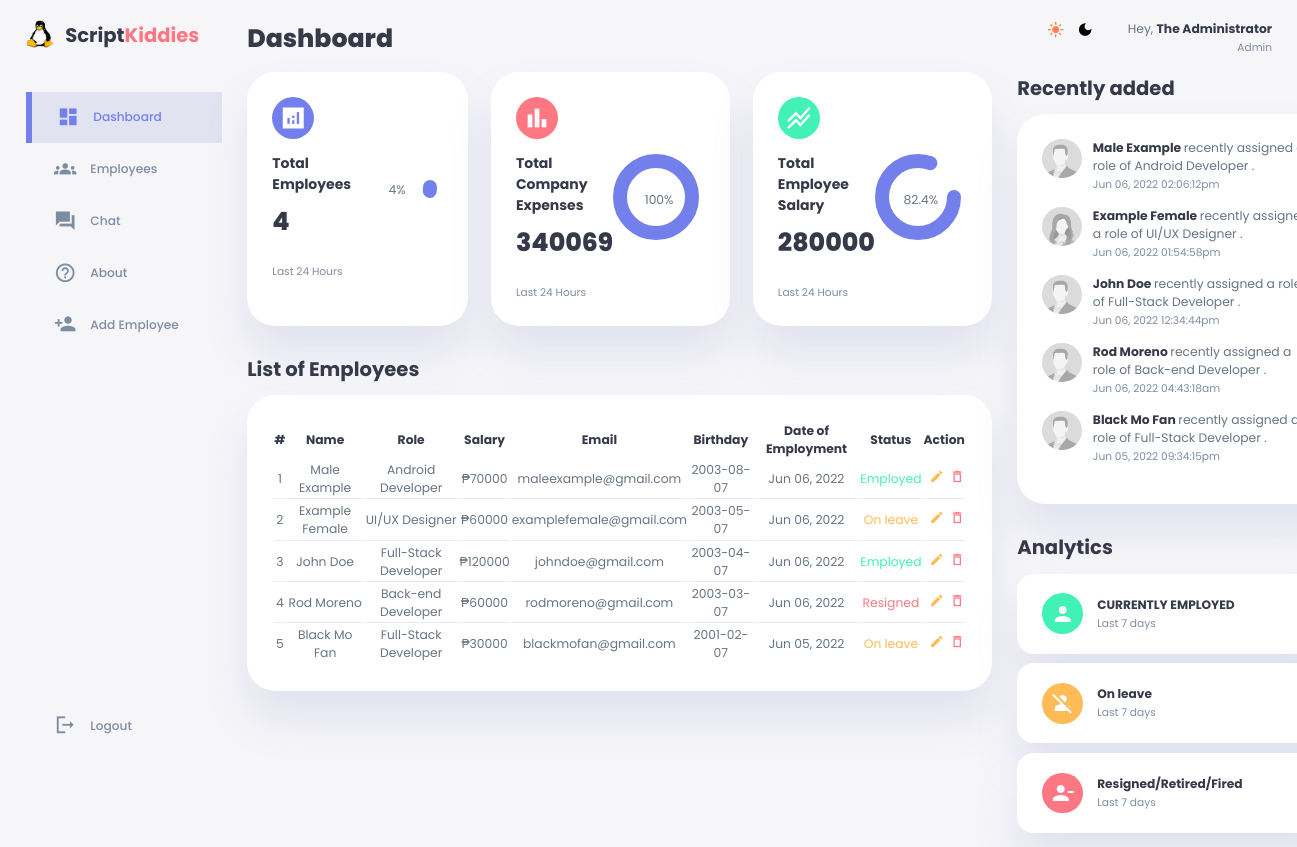
The page / (signed in) on the database its author committed.
### tables this page shows
CREATE TABLE `users` (
  `id` bigint(20) NOT NULL,
  `user_id` bigint(20) NOT NULL,
  `full_name` varchar(100) NOT NULL,
  `gender` varchar(50) NOT NULL,
  `user_name` varchar(100) NOT NULL,
  `birthday` varchar(50) NOT NULL,
  `role` varchar(100) NOT NULL,
  `email` varchar(100) NOT NULL,
  `password` varchar(100) NOT NULL,
  `date` datetime NOT NULL,
  `update_date` timestamp NOT NULL DEFAULT current_timestamp() ON UPDATE current_timestamp(),
  `employment_status` varchar(100) NOT NULL,
  `salary` float NOT NULL
);

### index.php (the view, shortened to what this page needs)
<?php
    include_once './utilities/header.php';
    $result = mysqli_query($conn, "SELECT * FROM users ORDER BY date DESC;");
    $rowCount = mysqli_num_rows($result);
    $employmentStatus = mysqli_query($conn, "SELECT employment_status FROM users;");
    $employed = 0;
    $onleave = 0;
    $resigned = 0;
    while($ESColumn = mysqli_fetch_array($employmentStatus)){
        if($ESColumn["employment_status"] === "Employed"){
            $employed++;
        } else if($ESColumn["employment_status"] === "On leave"){
            $onleave++;
        } else if($ESColumn["employment_status"] === "Resigned"){
            $resigned++;
        } else {
            continue;
        }
    }
    $employeesData = mysqli_query($conn, "SELECT * FROM users;");
    while($employee = mysqli_fetch_array($employeesData)){
        if($employee["employment_status"] !== "Resigned") {
            $salaryTotal += $employee["salary"];
        } else {
            $resignedSalary += $employee["salary"];
        }
    }
?>
            <h1>Dashboard</h1>
            <section class="insights">
                <div class="sales">
                    <span class="material-icons-sharp">
                    </span>
                    <div class="middle">
                        <div class="left">
                            <h3>Total Employees</h3>
                            <h1>
                                <?php
                                        echo $rowCount - ($resigned + 1);
                                ?>
                            </h1>
                        </div>
                        <div class="progress">
                            <svg>
                                <circle cx='38' cy='38' r='36' style="--clr:<?php echo (400 - ($rowCount - ($resigned + 1))) ?>;"></circle>
                            </svg>
                            <div class="number">
                                <p>
                                    <?php
                                            echo ($rowCount - ($resigned + 1)) . '%';
                                    ?>
                                </p>
                            </div>
                        </div>
                    </div>
                    <small class="text-muted">
                        Last 24 Hours
                    </small>
                </div>
                <div class="expenses">
                    <span class="material-icons-sharp">
                    </span>
                    <div class="middle">
                        <div class="left">
                            <h3>Total Company Expenses</h3>
                            <h1>
                                <?php
                                    echo $salaryTotal + $resignedSalary + 69;
                                ?>
                            </h1>
                        </div>
                        <div class="progress">
                            <svg>
                                <circle cx='38' cy='38' r='36'></circle>
                            </svg>
                            <div class="number">
                                <p>
                                    <?php
                                            echo '100%';
                                    ?>
                                </p>
                            </div>
                        </div>
                    </div>
                    <small class="text-muted">
                        Last 24 Hours
                    </small>
                </div>
                <div class="income">
                    <span class="material-icons-sharp">
                    </span>
                    <div class="middle">
                        <div class="left">
                            <h3>Total Employee Salary</h3>
                            <h1>
                                <?php
                                        echo $salaryTotal;
                                ?>
                            </h1>
                        </div>
                        <div class="progress">
                            <svg>
                                <circle cx='38' cy='38' r='36' style="--clr:<?php echo (100 - round((100 - (($resignedSalary / ($salaryTotal + $resignedSalary)) * 100)))) ?>;"></circle>
                            </svg>
                            <div class="number">
                                <p>
                                    <?php
                                        echo round((100 - (($resignedSalary / ($salaryTotal + $resignedSalary)) * 100)), 1)  . '%';
                                    ?>
                                </p>
                            </div>
                        </div>
                    </div>
                    <small class="text-muted">
                        Last 24 Hours
                    </small>
                </div>
            </section>
            <section class="recent-added">
                <h2>List of Employees</h2>
                <?php
                    if(mysqli_num_rows($result) > 0) {
                ?>
                <table>
                    <thead>
                        <tr>
                            <th>#</th>
                            <th>Name</th>
                            <th>Role</th>
                            <th>Salary</th>
                            <th>Email</th>
                            <th>Birthday</th>
                            <th>Date of Employment</th>
                            <th>Status</th>
                            <?php
                                if($_SESSION["username"] === "Admin") {
                                    echo '<th>Action</th>';
                                }
                            ?>
                        </tr>
                    </thead>
                    <tbody>
                        <?php
                            $i=0;
                            while($row = mysqli_fetch_array($result)) {
                                if($row['user_name'] === "Admin"){
                                    continue;
                                }
                        ?>
                            <tr>
                                <td><?php echo $i + 1; ?></td>
                                <td><?php echo $row['full_name']; ?></td>
                                <td><?php echo $row['role']; ?></td>
                                <td><?php
                                    if($_SESSION["username"] == "Admin") {
                                        echo '₱' . $row['salary'];
                                    } else {
                                        if($_SESSION["userid"] == $row["user_id"]) {
                                            echo '₱' . $row['salary'];
                                        } else {
                                            echo '?';
                                        }
                                    }
                                    ?></td>
                                <td><?php echo $row['email']; ?></td>
                                <td><?php echo $row['birthday']; ?></td>
                                <td><?php echo date('M d, Y', strtotime($row['date'])); ?></td>
                                <td class="<?php
                                            if($row["employment_status"] === "Employed") {
                                                echo "success";
                                            } else if($row["employment_status"] === "On leave") {
                                                echo "warning";
                                            } else if($row["employment_status"] === "Resigned") {
                                                echo "danger";
                                            }
                                            ?>"><?php echo $row['employment_status']; ?></td>
                                <?php
                                    if($_SESSION["username"] === "Admin") {
                                    echo '<td id="actions">';
                                    echo '    <a href="./includes/edit-user.inc.php?user_id=';
                                                 echo $row["user_id"];
                                    echo '            "><span class="material-icons-sharp" id="edit-icon">edit</span></a>';
                                    echo '    <form action="./includes/delete-user.inc.php" method="POST">';
                                    echo '            <button id="delete-button" type="submit" name="delete_student" value="';
                                                    echo $row["user_id"];
                                    echo '                ">';
                                    echo '                <span class="material-icons-sharp" id="delete-icon">delete_outline</span>';
                                    echo '            </button>';
                                    echo '    </form>';
                                    echo '</td>';
                                    }
                                ?>
                            </tr>
                        <?php
                            $i++;
                            }
                        ?>
                    </tbody>
                </table>
                <?php
                    }
                    else {
                        echo "No result found";
                    }
                ?>
            </section>
<?php
    include_once './utilities/footer.php';
?>

### utilities/footer.php (shortened to what this page needs)
        </main>
        <section class="right">
            <div class="top">
                <div id="theme-toggler">
                    <span class="material-icons-sharp" id="sun">
                    </span>
                    <span class="material-icons-sharp" id="moon">
                    </span>
                </div>
        <?php
        if(isset($_SESSION["userid"])) {
            echo '<div class="profile">';
            echo '        <div class="info">';
            echo '            <p>Hey, <b>';
                                    echo $_SESSION["fullname"];
            echo '                </b></p>';
            echo '            <small class="text-muted">';
                    if($_SESSION["username"] === "Admin"){
                        echo "Admin";
                    }
                    else{
                        echo "Employee";
                    }
            echo '            </small>';
            echo '        </div>';
            echo '    </div>';
        ?>
            </div>
        <?php
            echo '        <div class="recent-updates">';
            echo '            <h2>Recently added</h2>';
                            $result = mysqli_query($conn, "SELECT * FROM users ORDER BY date DESC;");
                            if(mysqli_num_rows($result) > 0) {
            echo '          <div class="updates">';
                                while($row = mysqli_fetch_array($result)) {
                                    if($row['user_name'] === "Admin"){
                                        continue;
                                    }
            echo '                    <div class="update">';
            echo '                        <div class="profile-photo">';
            echo '                            <img src="./assets/images/';
                                            if($row["gender"] === "Male") {
                                                echo "Male";
                                            } else {
                                                echo "Female";
                                            }
            echo '.jpg">';
            echo '                        </div>';
            echo '                        <div class="message">';
            echo '                            <p><b>';
                                            echo $row["full_name"];
            echo '                            </b> recently assigned a role of ';
                                                echo $row["role"];
            echo '                                   .</p>';
            echo '                            <small class="text-muted">';
                                                echo date('M d, Y h:i:sa', strtotime($row["date"]));
            echo '                                    </small>';
            echo '                        </div>';
            echo '                    </div>';
                                }
                                } else {
                                    echo "No result found";
                                }
            echo '    </div>';
            echo '</div>';
            echo '<div class="analytics">';
            echo '    <h2>Analytics</h2>';
            echo '    <div class="item online">';
            echo '        <div class="icon">';
            echo '           <span class="material-icons-sharp">';
            echo '            </span>';
            echo '        </div>';
            echo '        <div class="right">';
            echo '           <div class="info">';
            echo '               <h3>CURRENTLY EMPLOYED</h3>';
            echo '                <small class="text-muted">Last 7 days</small>';
            echo '            </div>';
            echo '        </div>';
            echo '    </div>';
            echo '    <div class="item offline">';
            echo '        <div class="icon">';
            echo '            <span class="material-icons-sharp">';
            echo '            </span>';
            echo '        </div>';
            echo '        <div class="right">';
            echo '            <div class="info">';
            echo '                <h3>On leave</h3>';
            echo '                <small class="text-muted">Last 7 days</small>';
            echo '            </div>';
            echo '        </div>';
            echo '    </div>';
            echo '    <div class="item customers">';
            echo '        <div class="icon">';
            echo '            <span class="material-icons-sharp">';
            echo '            </span>';
            echo '        </div>';
            echo '        <div class="right">';
            echo '            <div class="info">';
            echo '                <h3>Resigned/Retired/Fired</h3>';
            echo '                <small class="text-muted">Last 7 days</small>';
            echo '            </div>';
            echo '        </div>';
            echo '    </div>';
            echo '</div>';
            }
        ?>
        </section>
    </section>
</body>
</html>

### rows shown on the page
users: full_name "Male Example", role "Android Developer", salary "70000", email "maleexample@gmail.com", birthday "2003-08-07", date "Jun 06, 2022", employment_status "Employed", $row["user_id"] 5044551638782290611 (drawn), date "Jun 06, 2022 02:06:12pm"
users: full_name "Example Female", role "UI/UX Designer", salary "60000", email "examplefemale@gmail.com", birthday "2003-05-07", date "Jun 06, 2022", employment_status "On leave", $row["user_id"] 4111512833 (drawn), date "Jun 06, 2022 01:54:58pm"
users: full_name "John Doe", role "Full-Stack Developer", salary "120000", email "johndoe@gmail.com", birthday "2003-04-07", date "Jun 06, 2022", employment_status "Employed", $row["user_id"] 1788092099 (drawn), date "Jun 06, 2022 12:34:44pm"
users: full_name "Rod Moreno", role "Back-end Developer", salary "60000", email "rodmoreno@gmail.com", birthday "2003-03-07", date "Jun 06, 2022", employment_status "Resigned", $row["user_id"] 950749346670492585 (drawn), date "Jun 06, 2022 04:43:18am"
users: full_name "Black Mo Fan", role "Full-Stack Developer", salary "30000", email "blackmofan@gmail.com", birthday "2001-02-07", date "Jun 05, 2022", employment_status "On leave", $row["user_id"] 6685071828765 (drawn), date "Jun 05, 2022 09:34:15pm"

### other values the page prints
$rowCount - ($resigned + 1) "4"
$salaryTotal + $resignedSalary + 69 "340069"
$salaryTotal "280000"
100 - (($resignedSalary / ($salaryTotal + $resignedSalary)) * 100) "82.4"
$_SESSION["fullname"] "The Administrator"
